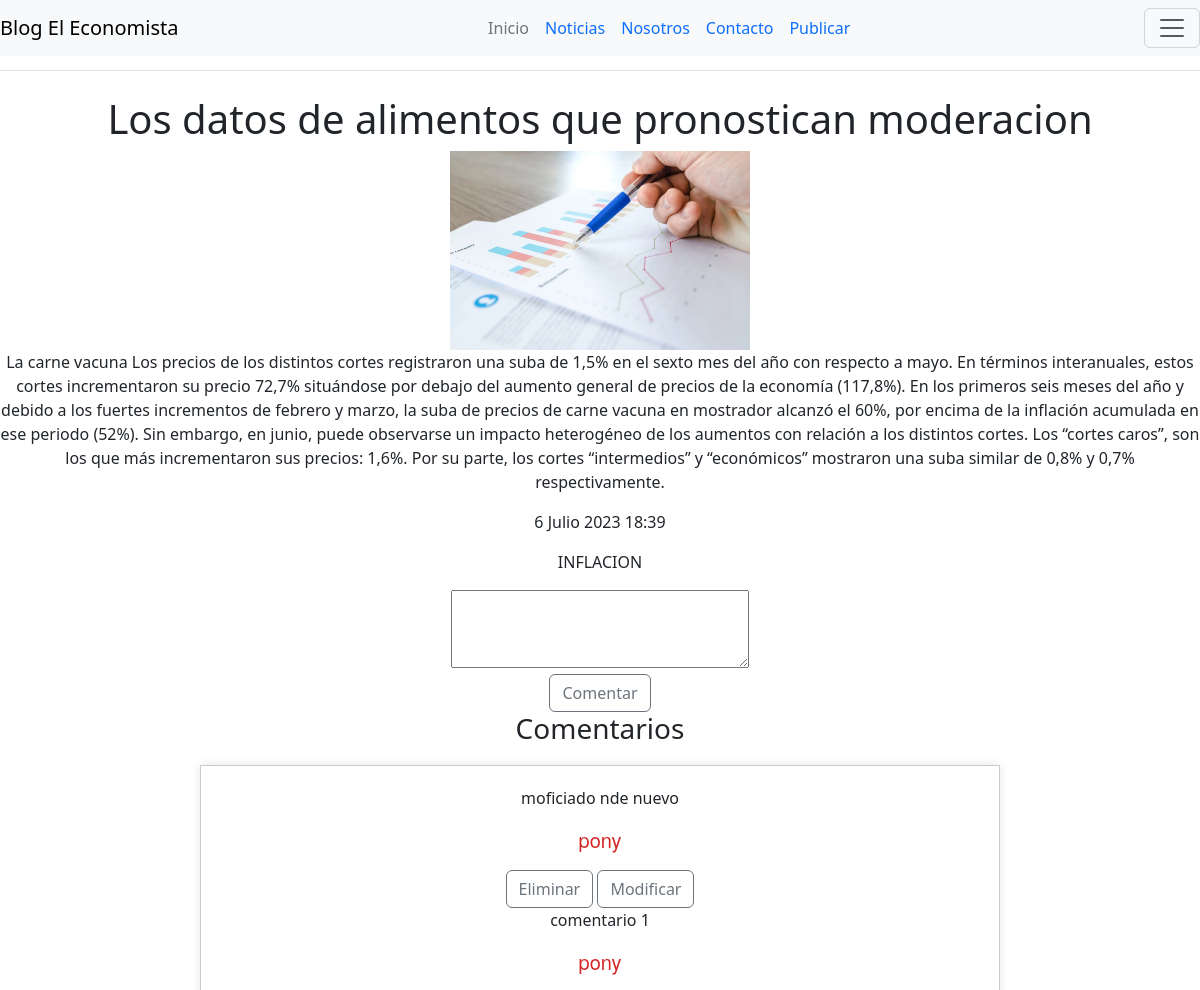
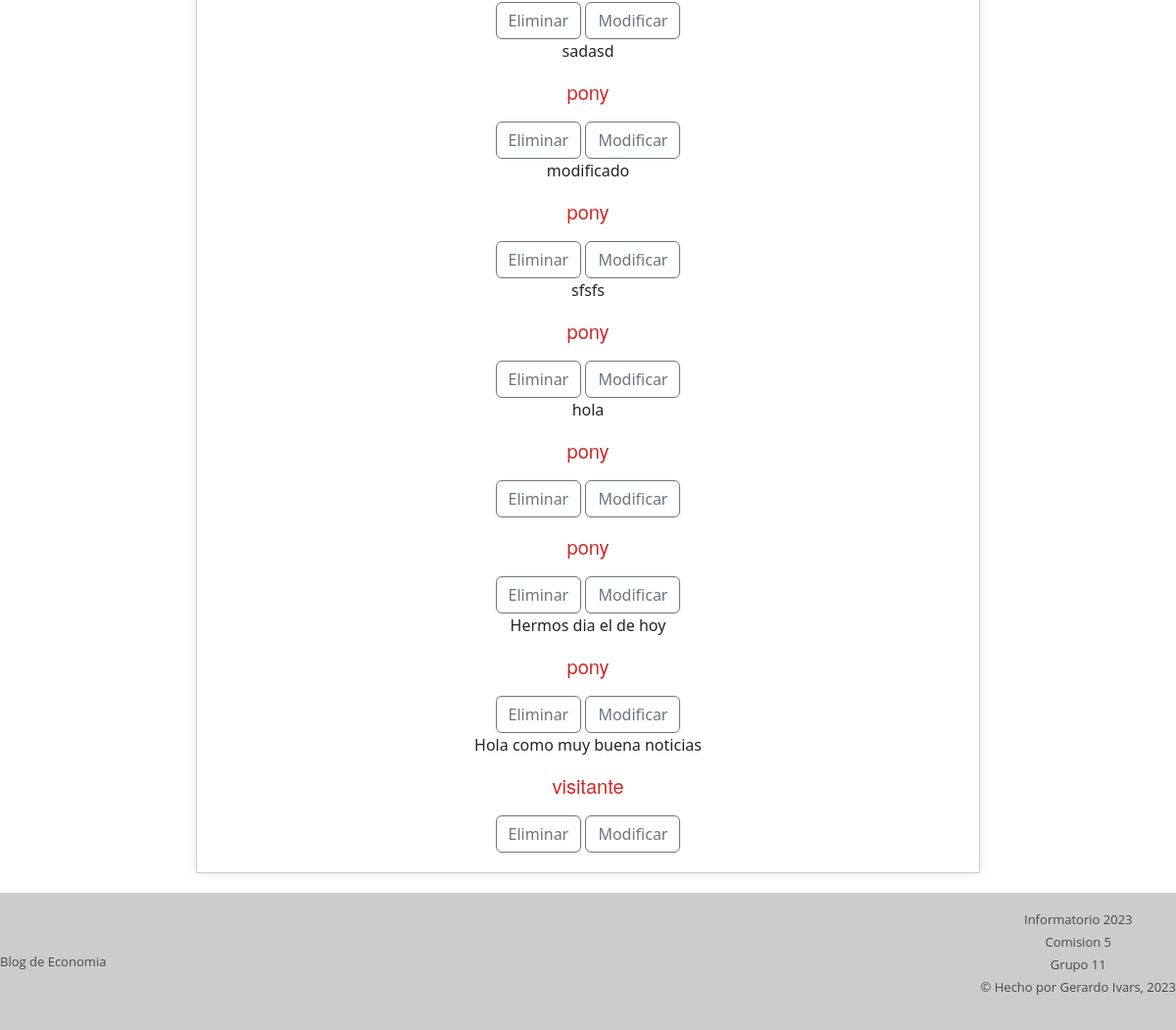
Screenshot of /noticias/detalle1 (signed in) with the database file from the repository (2 pictures, top to bottom).
### apps/noticias/models.py (models this page shows, shortened)
class Noticia(models.Model):
    titulo = models.CharField(max_length=50)
    cuerpo = models.TextField()
    fecha = models.DateTimeField(auto_now_add=True)
    imagen = models.ImageField(upload_to='noticias', blank=True)
    categoria_noticia = models.ForeignKey(Categoria, on_delete=models.CASCADE)
    def MisComentarios(self):
        return self.comentario_set.all()
    def __str__(self) -> str:
        return self.titulo

class Categoria(models.Model):
    nombre = models.CharField(max_length=50)
    def __str__(self) -> str:
        return self.nombre

class Comentario(models.Model):
    texto= models.TextField(null=True)
    fecha = models.DateTimeField(auto_now_add=True)
    noticia = models.ForeignKey(Noticia, on_delete=models.CASCADE)
    usuario = models.ForeignKey(Usuario, on_delete=models.CASCADE)

### apps/usuarios/models.py (models this page shows)
class Usuario(AbstractUser):
    pass

### apps/noticias/views.py (the view)
# urls.py: path('detalle<int:pk>', views.Detalle_Noticias,name ='detalle'),
@login_required
def Detalle_Noticias(request, pk):
    contexto={}
    n= Noticia.objects.get(pk=pk)
    contexto['noticia'] = n
    c = Comentario.objects.filter(noticia=n)
    contexto['comentarios'] = c
    return render(request, 'noticias/detalle.html', contexto)

### templates/noticias/detalle.html (shortened to what this page needs)
{% extends 'base.html' %}
{%  load static %}
{% block contenido%}
<h1>{{noticia}}</h1>
<img src="{{noticia.imagen.url}}" alt="" width="300px">
<p>{{noticia.cuerpo}}</p>
<p>{{noticia.fecha}}</p>
<p>{{noticia.categoria_noticia}}</p>
<form action="{% url 'noticias:comentar' %}" method="post">{% csrf_token %}
    <textarea name="comentario" cols="30" rows="3"></textarea>
    <input type="text" name="id_noticia" value="{{ noticia.pk }}" hidden=""><br>
    <input type="submit" value = "Comentar" class="btn btn-outline-secondary">
</form>
<h3>Comentarios</h3>
<div class="contenedor-noticias">
{% for c in noticia.MisComentarios %}
<p>{{c.texto}}</p>
<p class="usuario">{{c.usuario}}</p>
<a href="{% url 'noticias:borrar_comentario' c.pk %}" class="btn btn-outline-secondary">Eliminar</a>
<a href="{% url 'noticias:modificar_comentario' c.pk %}" class="btn btn-outline-secondary">Modificar</a>
{% endfor %}
</div>
{% endblock contenido%}

### static/css/main.css (style rules this page uses)
.contenedor { background-color: #ffffff; text-align: center; }
.contenedor-noticias { border: 1px solid #ccc; padding: 20px; margin: 20px auto; max-width: 800px; background-color: #fff; box-shadow: 0px 0px 10px rgba(0, 0, 0, 0.1); }
.usuario { color: #d32727; font-family: Work Sans,Helvetica Neue,Arial,sans-serif; font-size: 1.25em; font-weight: 400; line-height: 1.4em;; }

### rows the page displays
Noticia: titulo "Los datos de alimentos que pronostican moderacion", imagen (picture), cuerpo "La carne vacuna Los precios de los distintos cortes registraron una suba de 1,5% en el sexto mes del año con respecto a mayo. En términos interanuales, estos cortes incrementaron su precio 72,7% situándose por debajo del aumento general de precios de la economía (117,8%). En los primeros seis meses del año y debido a los fuertes incrementos de febrero y marzo, la suba de precios de carne vacuna en mostrador alcanzó el 60%, por encima de la inflación acumulada en ese periodo (52%). Sin embargo, en junio, puede observarse un impacto heterogéneo de los aumentos con relación a los distintos cortes. Los “cortes caros”, son los que más incrementaron sus precios: 1,6%. Por su parte, los cortes…", fecha "6 Julio 2023 18:39", categoria_noticia "INFLACION"
Comentario: texto "moficiado nde nuevo", usuario "pony"
Comentario: texto "comentario 1", usuario "pony"
Comentario: texto "sadasd", usuario "pony"
Comentario: texto "modificado", usuario "pony"
Comentario: texto "sfsfs", usuario "pony"
Comentario: texto "hola", usuario "pony"
Comentario: usuario "pony"
Comentario: texto "Hermos dia el de hoy", usuario "pony"
Comentario: texto "Hola como muy buena noticias", usuario "visitante"
